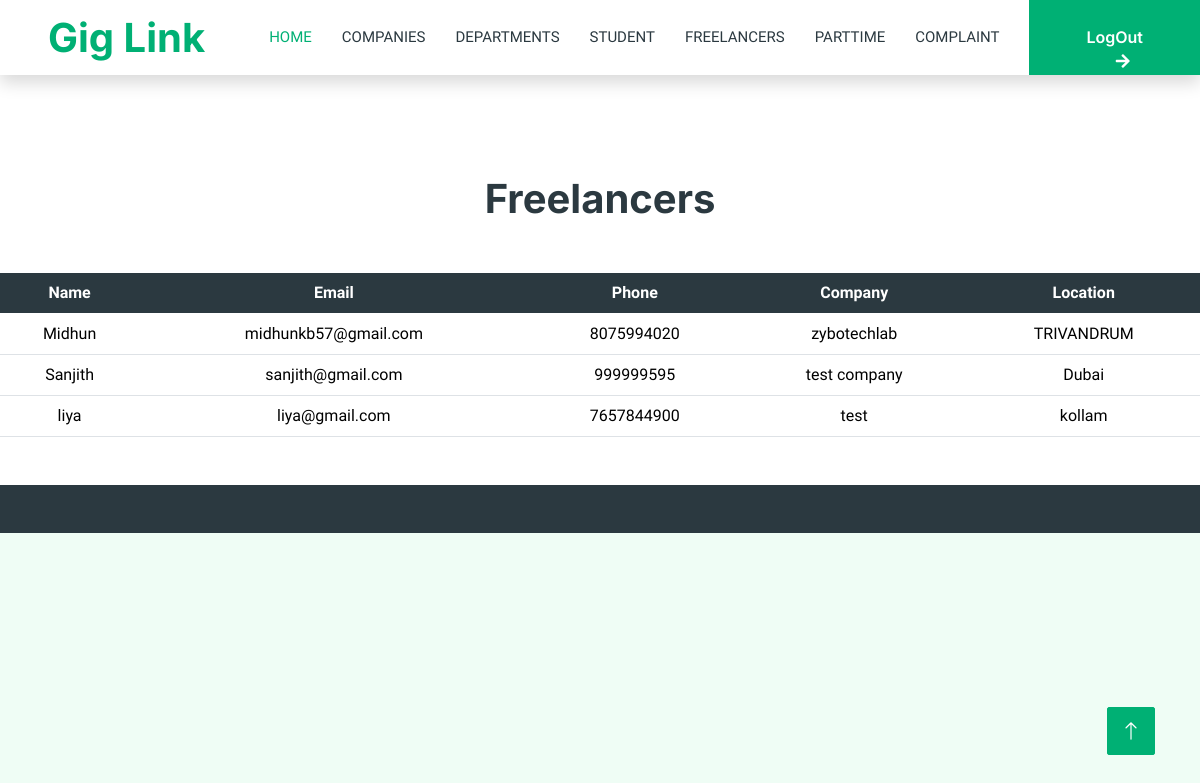
The app's page /adm-freelancers with its own data.
### link/models.py (models this page shows, shortened)
class Freelance(models.Model):
    class Meta:
        verbose_name_plural = 'freelance User Registeration'
    login=models.ForeignKey(log,on_delete=models.CASCADE)
    name = models.CharField(max_length=225)
    email = models.EmailField(max_length=225)
    phone = models.CharField(max_length=225)
    company = models.CharField(max_length=225)
    location = models.CharField(max_length=225)

### link/views.py (the view)
# urls.py: path('adm-freelancers',views.adm_freelancers),
def adm_freelancers(request):
    a=Freelance.objects.all()
    return render(request,'adm_freelancers.html',{'a':a})

### templates/adm_freelancers.html (shortened to what this page needs)
{% include 'admin_header.html'%}
<center>
    <h1 style="margin-top: 100px;">Freelancers</h1>
    <table class="table" style="margin-top: 50px;">
        <thead class="table-dark">
        <tr>
            <th>Name</th>
            <th>Email</th>
            <th>Phone</th>
            <th>Company</th>
            <th>Location</th>
        </tr>
    </thead>
        {% for i in a %}
        <tr>
            <td>{{i.name}}</td>
            <td>{{i.email}}</td>
            <td>{{i.phone}}</td>
            <td>{{i.company}}</td>
            <td>{{i.location}}</td>
        </tr>
        {% endfor %}
    </table>
</center>
{% include 'footer.html'%}

### static/css/style.css (style rules this page uses)
:root { --primary: #00B074; --secondary: #2B9BFF; --light: #EFFDF5; --dark: #2B3940; }

### templates/adm_freelancers.html (style rules this page uses)
td { color: black; }
th,td { text-align: center; }

### records on screen
Freelance: name "Midhun", email "midhunkb57@gmail.com", phone "8075994020", company "zybotechlab", location "TRIVANDRUM"
Freelance: name "Sanjith", email "sanjith@gmail.com", phone "999999595", company "test company", location "Dubai"
Freelance: name "liya", email "liya@gmail.com", phone "7657844900", company "test", location "kollam"
